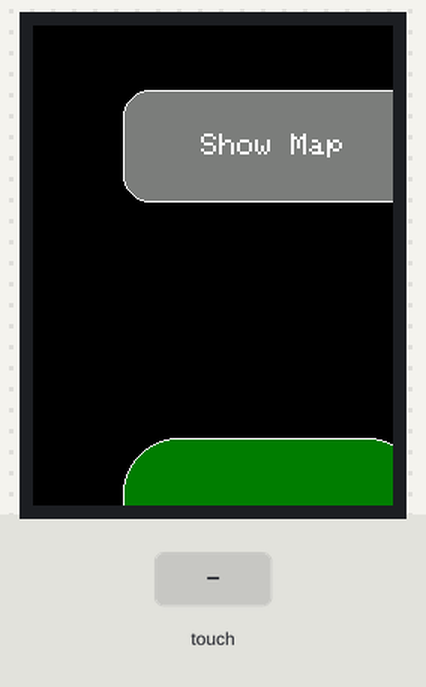
A program run on a simulated Arduino Mega 2560, built with avr-gcc and run on an emulated ATmega2560. On the bench: 240×320 colour display. The test bench sets the inputs (shaded band). What the program prints to the serial monitor is not drawn.

Above: at 1.4 s.
1.5 s: touch panel pressed at 13 % / 30 % of its raw x / y range
At 4.3 s:
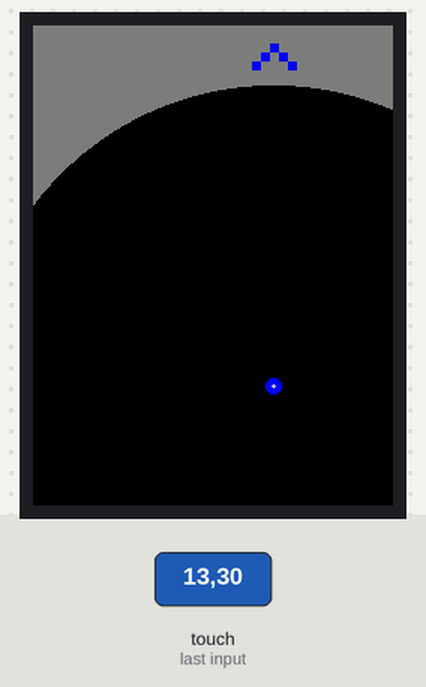
Timing chart, 0 to 5.8 s (numbered marks = the images above; inputs shaded):
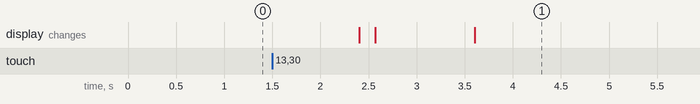

Measured:
- after the input at 1.5 s, the display: first changes after 0.90 s (image 1 shows a later state)

The program:

main.cpp
```cpp
#include <Arduino.h>
#include <Monitor.h>
String str;         // a String to hold incoming data
int angle;
int distance;
int maxDist = 0;
int position[180]; //stores lidar data
int x[180];
int y[180];
const int angleCalibration = 0;
char input;
Monitor screen(1);

//FUNCTIONS:
void updateFrame(){
  maxDist = 0;
  for(int i = 0; i < 180; i++){
    if(position[i]>maxDist)
      maxDist = position[i];
    y[i] = (int)((double)position[i]*cos(((double)i * 71 *2) / 4068));
    x[i] = (int)((double)position[i]*sin(((double)i * 71 *2) / 4068));

  }

}

void setup() {
  Serial.begin(115200);
  Serial1.begin(115200);
  Serial2.begin(115200);
  Serial.println("Initalized");
  for(int i = 0; i < 180; i++){
    position[i] = 1000; //set all angle positions into 1m
  }
  // position[0] =200;
  // position[180] =200;
  // position[90] =200;
  // position[270] =200;
  screen.setup();
}

void loop() {
  // print the string when a newline arrives:
  if(Serial1.available() > 0){
        str = Serial1.readStringUntil('\n');
        angle = str.substring(0,3).toInt()-100;
        distance = str.substring(3).toInt();
        if(angle >= 0 && angle < 360 && distance < 10000){
          position[(359-angle)/2] = distance;
        }
  }
  else{
  if(millis() % 1200 == 600)
    updateFrame();
  if(millis() % 1200 == 0)
    screen.run(maxDist,x,y);
  }
  if(Serial3.available() > 0){
    input = Serial3.read();
  }

}
```

Monitor.h
```cpp
/*
  monitor.h - Library for flashing tft screen.
  Created by Danny Lu
  Released into the public domain.
*/
#ifndef Monitor_h
#define Monitor_h
#include "Arduino.h"

class Monitor{
  public:
    Monitor(int state);
    void setup();
    void run(int max, int x[], int y[]);
  private:
    int _state;
    int Px[180];
    int Py[180];
};

#endif
```

monitor.cpp
```cpp
#include "Arduino.h"
#include "Monitor.h"
#include <Adafruit_GFX.h>    // Core graphics library
#include <Adafruit_TFTLCD.h> // Hardware-specific library
#include <TouchScreen.h>

#define LCD_CS A3 // Chip Select goes to Analog 3
#define LCD_CD A2 // Command/Data goes to Analog 2
#define LCD_WR A1 // LCD Write goes to Analog 1
#define LCD_RD A0 // LCD Read goes to Analog 0
#define LCD_RESET A4 // Can alternately just connect to Arduino's reset pin

// When using the BREAKOUT BOARD only, use these 8 data lines to the LCD:
// For the Arduino Uno, Duemilanove, Diecimila, etc.:
//   D0 connects to digital pin 8  (Notice these are
//   D1 connects to digital pin 9   NOT in order!)
//   D2 connects to digital pin 2
//   D3 connects to digital pin 3
//   D4 connects to digital pin 4
//   D5 connects to digital pin 5
//   D6 connects to digital pin 6
//   D7 connects to digital pin 7
// For the Arduino Mega, use digital pins 22 through 29
// (on the 2-row header at the end of the board).

// Assign human-readable names to some common 16-bit color values:
#define	BLACK   0x0000
#define	BLUE    0x001F
#define	RED     0xF800
#define	GREEN   0x07E0
#define CYAN    0x07FF
#define MAGENTA 0xF81F
#define YELLOW  0xFFE0
#define WHITE   0xFFFF

// Color definitions
#define ILI9341_BLACK       0x0000      /*   0,   0,   0 */
#define ILI9341_NAVY        0x000F      /*   0,   0, 128 */
#define ILI9341_DARKGREEN   0x03E0      /*   0, 128,   0 */
#define ILI9341_DARKCYAN    0x03EF      /*   0, 128, 128 */
#define ILI9341_MAROON      0x7800      /* 128,   0,   0 */
#define ILI9341_PURPLE      0x780F      /* 128,   0, 128 */
#define ILI9341_OLIVE       0x7BE0      /* 128, 128,   0 */
#define ILI9341_LIGHTGREY   0xC618      /* 192, 192, 192 */
#define ILI9341_DARKGREY    0x7BEF      /* 128, 128, 128 */
#define ILI9341_BLUE        0x001F      /*   0,   0, 255 */
#define ILI9341_GREEN       0x07E0      /*   0, 255,   0 */
#define ILI9341_CYAN        0x07FF      /*   0, 255, 255 */
#define ILI9341_RED         0xF800      /* 255,   0,   0 */
#define ILI9341_MAGENTA     0xF81F      /* 255,   0, 255 */
#define ILI9341_YELLOW      0xFFE0      /* 255, 255,   0 */
#define ILI9341_WHITE       0xFFFF      /* 255, 255, 255 */
#define ILI9341_ORANGE      0xFD20      /* 255, 165,   0 */
#define ILI9341_GREENYELLOW 0xAFE5      /* 173, 255,  47 */
#define ILI9341_PINK        0xF81F

/******************* UI details */
// 480x320
// X max : 320
// Y max : 480
#define LIDAR_SIZE 200
#define BUTTON_W 200
#define BUTTON_H 150
#define BUTTON_TEXTSIZE 5


// text box where numbers go
#define TEXT_X 10
#define TEXT_Y 10
#define TEXT_W 300
#define TEXT_H 50
#define TEXT_TSIZE 3
#define TEXT_TCOLOR ILI9341_BLUE
// the data (phone #) we store in the textfield
#define TEXT_LEN 16
char textfield[TEXT_LEN+1] = "";
uint8_t textfield_i=0;

#define YP A2  // must be an analog pin, use "An" notation!
#define XM A3  // must be an analog pin, use "An" notation!
#define YM 8   // can be a digital pin
#define XP 9   // can be a digital pin

#define TS_MINX 130
#define TS_MAXX 905

#define TS_MINY 75
#define TS_MAXY 930
// We have a status line for like, is FONA working
#define STATUS_X 10
#define STATUS_Y 65

Adafruit_GFX_Button buttons[2];
/* create 15 buttons, in classic candybar phone style */
char buttonlabels[3][10] = {"Go", "Show Map", "Show Data"};
uint16_t buttoncolors[3] = {ILI9341_DARKGREEN, ILI9341_DARKGREY, ILI9341_DARKGREY};

#include <MCUFRIEND_kbv.h>
MCUFRIEND_kbv tft;
TouchScreen ts = TouchScreen(XP, YP, XM, YM, 300);
// If using the shield, all control and data lines are fixed, and
// a simpler declaration can optionally be used:
// Adafruit_TFTLCD tft;

// screen state machine

Monitor::Monitor(int state){
  _state = state;
  for(int i = 0; i < 180; i++){
    Px[i] = 100;
    Py[i] = 500;
  }
}

void Monitor::setup(){
  tft.reset();
  uint16_t identifier = tft.readID();
  tft.begin(identifier);
  tft.setRotation(0);
  tft.fillScreen(BLACK);
  // 480x320
  buttons[0].initButton(&tft, 160, 350, BUTTON_W, BUTTON_H,
  ILI9341_WHITE, buttoncolors[0], ILI9341_WHITE, buttonlabels[0], BUTTON_TEXTSIZE); // x, y, w, h, outline, fill, text
  buttons[0].drawButton();
  buttons[1].initButton(&tft, 160, 80, BUTTON_W, BUTTON_H/2,
  ILI9341_WHITE, buttoncolors[1], ILI9341_WHITE, buttonlabels[1], 2); // x, y, w, h, outline, fill, text
  buttons[1].drawButton();
}

void Monitor::run(int max, int x[], int y[]){
  if(_state == 1){
    digitalWrite(13, HIGH);
    TSPoint p = ts.getPoint();
    digitalWrite(13, LOW);
    pinMode(XM, OUTPUT);
    pinMode(YP, OUTPUT);
    if (p.z > 10 && p.z < 1000){
      int temp = p.x;
      p.x = p.y;
      p.y = temp;
      p.x = map(p.x, TS_MINX, TS_MAXX, 0, tft.width());
      p.y = map(p.y, TS_MINY, TS_MAXY, 0, tft.height());
      if(buttons[0].contains(p.x,p.y)){
        _state = 2;
        tft.fillScreen(GREEN);
      }
      else if(buttons[1].contains(p.x, p.y)&&p.x>10){
        _state = 3;
        tft.fillScreen(ILI9341_DARKGREY);
        tft.setCursor(146,12);
        tft.setTextColor(TEXT_TCOLOR, ILI9341_DARKGREY);
        tft.setTextSize(6);
        tft.print('^');
        tft.fillCircle(160, 240, LIDAR_SIZE, BLACK);
        tft.fillCircle(160,240,  5, BLUE);
      }
    }
  }
  else if(_state == 2){
  }
  // 480x320
  else if(_state == 3){
    for(int i = 0; i < 180; i++){
      tft.fillCircle(Px[i], Py[i], 1, BLACK);
      // Px[i] = ((LIDAR_SIZE-3)*x[i])/max + 160;
      // Py[i] = 240 - ((LIDAR_SIZE-3)*y[i])/max;
      Px[i] = ((int)((double)((double)(LIDAR_SIZE-3)/(double)max)*x[i])) + 160;
      Py[i] = 240 - ((int)((double)((double)(LIDAR_SIZE-3)/(double)max)*y[i]));
      tft.fillCircle(Px[i], Py[i], 1, ILI9341_LIGHTGREY);
    }
    tft.setCursor(30,450);
    tft.setTextColor(TEXT_TCOLOR, ILI9341_DARKGREY);
    tft.setTextSize(3);
    tft.print(max);
  }

}

    // tft.setCursor(TEXT_X + 2, TEXT_Y+10);    //show position
    // tft.setTextColor(TEXT_TCOLOR, ILI9341_BLACK);
    // tft.setTextSize(TEXT_TSIZE);
    // tft.print(p.x);
    // tft.setCursor(TEXT_X + 2, TEXT_Y+40);
    // tft.print(p.y);
    // tft.setCursor(TEXT_X + 2, TEXT_Y+70);
    // tft.print(p.z);
```
